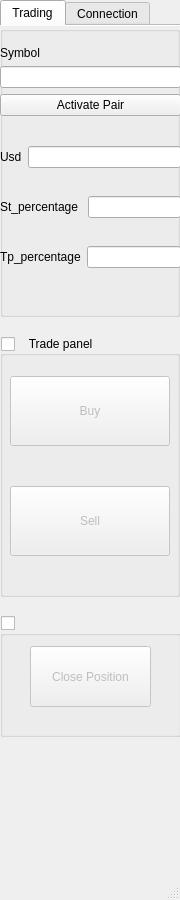
<?xml version="1.0" encoding="UTF-8"?>
<ui version="4.0">
 <class>MainWindow</class>
 <widget class="QMainWindow" name="MainWindow">
  <property name="geometry">
   <rect>
    <x>0</x>
    <y>0</y>
    <width>180</width>
    <height>900</height>
   </rect>
  </property>
  <property name="windowTitle">
   <string>Hermes</string>
  </property>
  <property name="styleSheet">
   <string notr="true"/>
  </property>
  <widget class="QWidget" name="centralwidget">
   <widget class="QTabWidget" name="tabWidget">
    <property name="geometry">
     <rect>
      <x>0</x>
      <y>0</y>
      <width>600</width>
      <height>800</height>
     </rect>
    </property>
    <property name="styleSheet">
     <string notr="true"/>
    </property>
    <property name="currentIndex">
     <number>0</number>
    </property>
    <property name="usesScrollButtons">
     <bool>true</bool>
    </property>
    <property name="documentMode">
     <bool>true</bool>
    </property>
    <property name="tabsClosable">
     <bool>false</bool>
    </property>
    <property name="movable">
     <bool>false</bool>
    </property>
    <property name="tabBarAutoHide">
     <bool>false</bool>
    </property>
    <widget class="QWidget" name="trading_tab">
     <attribute name="title">
      <string>Trading</string>
     </attribute>
     <widget class="QGroupBox" name="tradeConfigurationBox">
      <property name="geometry">
       <rect>
        <x>0</x>
        <y>0</y>
        <width>180</width>
        <height>291</height>
       </rect>
      </property>
      <property name="styleSheet">
       <string notr="true"/>
      </property>
      <property name="title">
       <string/>
      </property>
      <widget class="QWidget" name="formLayoutWidget">
       <property name="geometry">
        <rect>
         <x>0</x>
         <y>20</y>
         <width>181</width>
         <height>127</height>
        </rect>
       </property>
       <layout class="QFormLayout" name="formLayout">
        <item row="0" column="0" colspan="2">
         <widget class="QLabel" name="symbolLabel">
          <property name="styleSheet">
           <string notr="true"/>
          </property>
          <property name="text">
           <string>Symbol</string>
          </property>
         </widget>
        </item>
        <item row="1" column="0" colspan="2">
         <widget class="QLineEdit" name="symbolLineEdit">
          <property name="styleSheet">
           <string notr="true"/>
          </property>
          <property name="text">
           <string/>
          </property>
         </widget>
        </item>
        <item row="2" column="0" colspan="2">
         <widget class="QPushButton" name="activateSymbolPairButton">
          <property name="styleSheet">
           <string notr="true"/>
          </property>
          <property name="text">
           <string>Activate Pair</string>
          </property>
         </widget>
        </item>
       </layout>
      </widget>
      <widget class="QWidget" name="formLayoutWidget_2">
       <property name="geometry">
        <rect>
         <x>0</x>
         <y>120</y>
         <width>181</width>
         <height>41</height>
        </rect>
       </property>
       <layout class="QFormLayout" name="formLayout_2">
        <item row="0" column="0">
         <widget class="QLabel" name="usdLabel">
          <property name="styleSheet">
           <string notr="true"/>
          </property>
          <property name="text">
           <string>Usd</string>
          </property>
         </widget>
        </item>
        <item row="0" column="1">
         <widget class="QLineEdit" name="usdLineEdit">
          <property name="styleSheet">
           <string notr="true"/>
          </property>
         </widget>
        </item>
       </layout>
      </widget>
      <widget class="QWidget" name="formLayoutWidget_3">
       <property name="geometry">
        <rect>
         <x>0</x>
         <y>170</y>
         <width>181</width>
         <height>37</height>
        </rect>
       </property>
       <layout class="QFormLayout" name="formLayout_3">
        <item row="0" column="0">
         <widget class="QLabel" name="st_percentageLabel">
          <property name="styleSheet">
           <string notr="true"/>
          </property>
          <property name="text">
           <string>St_percentage </string>
          </property>
         </widget>
        </item>
        <item row="0" column="1">
         <widget class="QLineEdit" name="st_percentageLineEdit">
          <property name="styleSheet">
           <string notr="true"/>
          </property>
         </widget>
        </item>
       </layout>
      </widget>
      <widget class="QWidget" name="formLayoutWidget_4">
       <property name="geometry">
        <rect>
         <x>0</x>
         <y>220</y>
         <width>181</width>
         <height>37</height>
        </rect>
       </property>
       <layout class="QFormLayout" name="formLayout_4">
        <item row="0" column="0">
         <widget class="QLabel" name="tp_percentageLabel">
          <property name="styleSheet">
           <string notr="true"/>
          </property>
          <property name="text">
           <string>Tp_percentage</string>
          </property>
         </widget>
        </item>
        <item row="0" column="1">
         <widget class="QLineEdit" name="tp_percentageLineEdit">
          <property name="styleSheet">
           <string notr="true"/>
          </property>
         </widget>
        </item>
       </layout>
      </widget>
      <widget class="QLabel" name="pairStatusIcon">
       <property name="geometry">
        <rect>
         <x>150</x>
         <y>0</y>
         <width>24</width>
         <height>24</height>
        </rect>
       </property>
       <property name="styleSheet">
        <string notr="true"/>
       </property>
       <property name="text">
        <string/>
       </property>
       <property name="pixmap">
        <pixmap resource="../resources/resources.qrc">:/icons/disconected_pair.png</pixmap>
       </property>
      </widget>
     </widget>
     <widget class="QGroupBox" name="tradeGroupBox">
      <property name="enabled">
       <bool>true</bool>
      </property>
      <property name="geometry">
       <rect>
        <x>0</x>
        <y>310</y>
        <width>180</width>
        <height>261</height>
       </rect>
      </property>
      <property name="toolTip">
       <string>&lt;html&gt;&lt;head/&gt;&lt;body&gt;&lt;p align=&quot;center&quot;&gt;&lt;span style=&quot; font-size:10pt; color:#aa0000;&quot;&gt;&lt;br/&gt;&lt;/span&gt;&lt;/p&gt;&lt;/body&gt;&lt;/html&gt;</string>
      </property>
      <property name="autoFillBackground">
       <bool>false</bool>
      </property>
      <property name="styleSheet">
       <string notr="true"/>
      </property>
      <property name="title">
       <string notr="true">   Trade panel</string>
      </property>
      <property name="flat">
       <bool>true</bool>
      </property>
      <property name="checkable">
       <bool>true</bool>
      </property>
      <property name="checked">
       <bool>false</bool>
      </property>
      <widget class="QPushButton" name="buyButton">
       <property name="geometry">
        <rect>
         <x>10</x>
         <y>40</y>
         <width>160</width>
         <height>70</height>
        </rect>
       </property>
       <property name="styleSheet">
        <string notr="true"/>
       </property>
       <property name="text">
        <string>Buy</string>
       </property>
      </widget>
      <widget class="QPushButton" name="sellButton">
       <property name="geometry">
        <rect>
         <x>10</x>
         <y>150</y>
         <width>160</width>
         <height>70</height>
        </rect>
       </property>
       <property name="styleSheet">
        <string notr="true"/>
       </property>
       <property name="text">
        <string>Sell</string>
       </property>
      </widget>
     </widget>
     <widget class="QGroupBox" name="closePositionGroupBox">
      <property name="geometry">
       <rect>
        <x>0</x>
        <y>590</y>
        <width>181</width>
        <height>121</height>
       </rect>
      </property>
      <property name="styleSheet">
       <string notr="true"/>
      </property>
      <property name="title">
       <string/>
      </property>
      <property name="flat">
       <bool>true</bool>
      </property>
      <property name="checkable">
       <bool>true</bool>
      </property>
      <property name="checked">
       <bool>false</bool>
      </property>
      <widget class="QPushButton" name="closePositionButton">
       <property name="geometry">
        <rect>
         <x>30</x>
         <y>30</y>
         <width>121</width>
         <height>61</height>
        </rect>
       </property>
       <property name="styleSheet">
        <string notr="true"/>
       </property>
       <property name="text">
        <string>Close Position</string>
       </property>
      </widget>
     </widget>
    </widget>
    <widget class="QWidget" name="connection_tab">
     <attribute name="title">
      <string>Connection</string>
     </attribute>
     <widget class="QGroupBox" name="binanceConnectionGroupBox">
      <property name="geometry">
       <rect>
        <x>0</x>
        <y>0</y>
        <width>600</width>
        <height>240</height>
       </rect>
      </property>
      <property name="styleSheet">
       <string notr="true"/>
      </property>
      <property name="title">
       <string>Binance API Connection</string>
      </property>
      <widget class="QWidget" name="formLayoutWidget_5">
       <property name="geometry">
        <rect>
         <x>30</x>
         <y>40</y>
         <width>541</width>
         <height>161</height>
        </rect>
       </property>
       <layout class="QFormLayout" name="connectionFormLayout">
        <item row="0" column="0">
         <widget class="QLabel" name="apiKeyLabel">
          <property name="styleSheet">
           <string notr="true"/>
          </property>
          <property name="text">
           <string>API Key:</string>
          </property>
         </widget>
        </item>
        <item row="0" column="1">
         <widget class="QLineEdit" name="apiKeyLineEdit">
          <property name="styleSheet">
           <string notr="true"/>
          </property>
         </widget>
        </item>
        <item row="2" column="0">
         <widget class="QLabel" name="secretKeyLabel">
          <property name="styleSheet">
           <string notr="true"/>
          </property>
          <property name="text">
           <string>Secret Key:</string>
          </property>
         </widget>
        </item>
        <item row="2" column="1">
         <widget class="QLineEdit" name="secretKeyLineEdit">
          <property name="styleSheet">
           <string notr="true"/>
          </property>
         </widget>
        </item>
        <item row="4" column="0">
         <widget class="QLabel" name="label">
          <property name="text">
           <string/>
          </property>
         </widget>
        </item>
        <item row="4" column="1">
         <widget class="QPushButton" name="connectButton">
          <property name="styleSheet">
           <string notr="true"/>
          </property>
          <property name="text">
           <string>Connect</string>
          </property>
         </widget>
        </item>
        <item row="3" column="1">
         <widget class="QLabel" name="connectionStatusLabel">
          <property name="styleSheet">
           <string notr="true"/>
          </property>
          <property name="text">
           <string>STATUS</string>
          </property>
         </widget>
        </item>
       </layout>
      </widget>
      <widget class="QLabel" name="secretKeyIconLabel">
       <property name="geometry">
        <rect>
         <x>569</x>
         <y>95</y>
         <width>30</width>
         <height>30</height>
        </rect>
       </property>
       <property name="text">
        <string/>
       </property>
      </widget>
     </widget>
    </widget>
   </widget>
  </widget>
  <widget class="QStatusBar" name="statusbar"/>
  <action name="actionCONECT">
   <property name="text">
    <string>CONECT</string>
   </property>
  </action>
 </widget>
 <resources>
  <include location="../resources/resources.qrc"/>
 </resources>
 <connections>
  <connection>
   <sender>symbolLineEdit</sender>
   <signal>returnPressed()</signal>
   <receiver>activateSymbolPairButton</receiver>
   <slot>click()</slot>
   <hints>
    <hint type="sourcelabel">
     <x>103</x>
     <y>107</y>
    </hint>
    <hint type="destinationlabel">
     <x>96</x>
     <y>138</y>
    </hint>
   </hints>
  </connection>
 </connections>
</ui>
